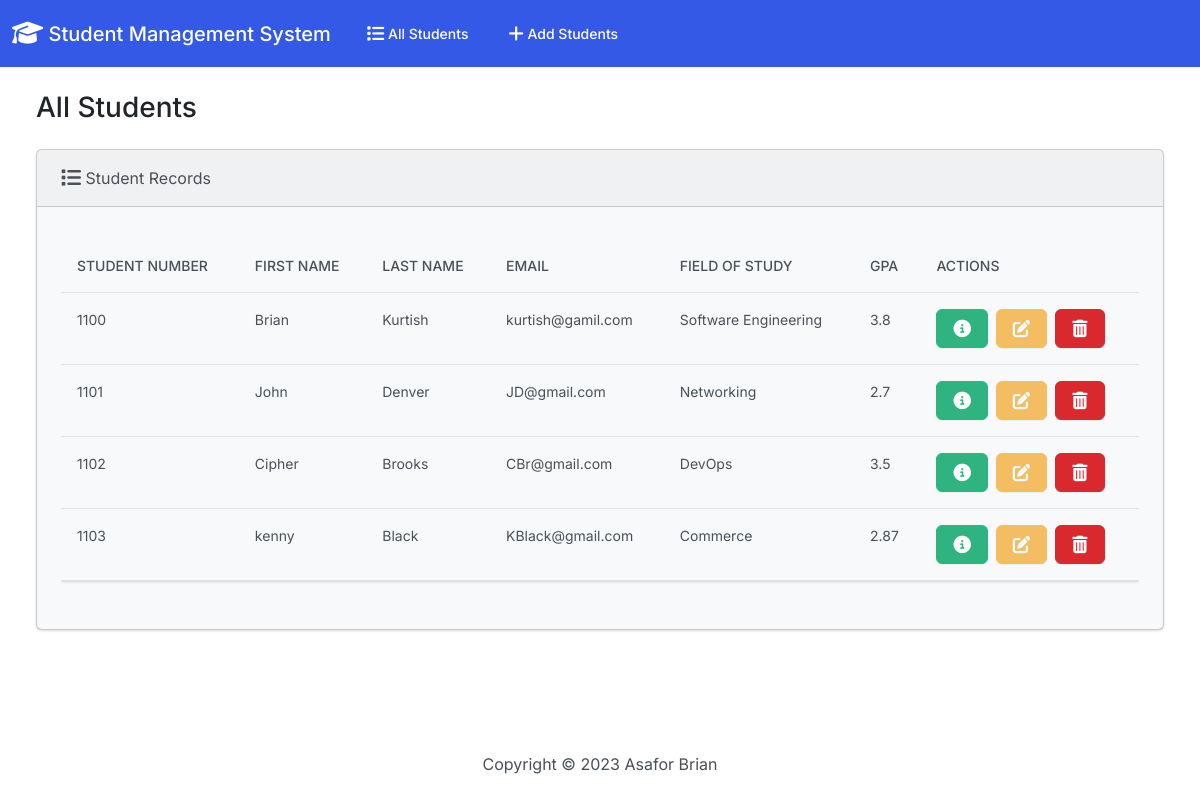
Before: / with the older database file.
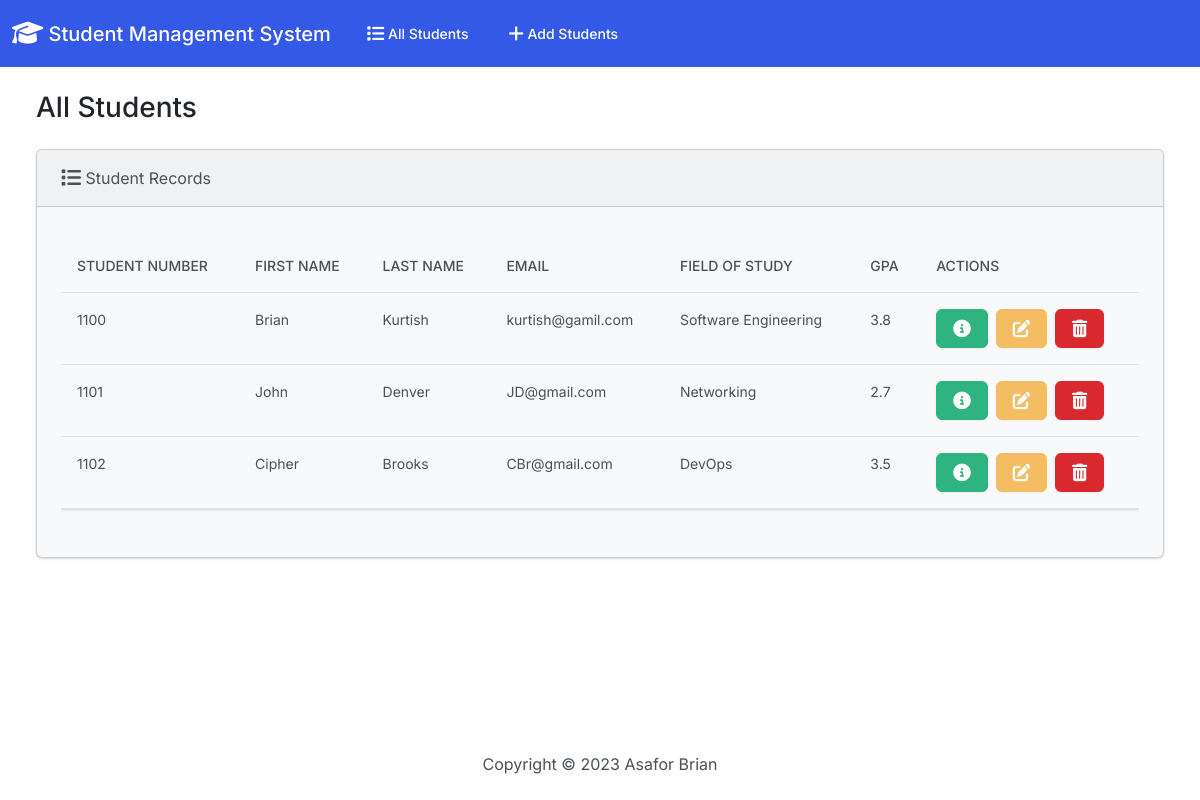
After: the same page with the newer database file.
### students/models.py (models this page shows, shortened)
class Student(models.Model):
    student_number = models.PositiveIntegerField()
    first_name = models.CharField(max_length=100)
    last_name = models.CharField(max_length=100)
    email = models.EmailField(max_length=100)
    field_of_study = models.CharField(max_length=100)
    gpa = models.FloatField()

### students/views.py (the view)
# urls.py: path('', views.index, name='index'),
def index(request):
    return render(request, 'students/index.html', {'students': Student.objects.all()})

### students/templates/students/index.html (shortened to what this page needs)
{% extends "students/base.html" %}
{% block body %}
        <h3 class="m-4">All Students</h3>
        <div class="row">
            <div class="col-12">
                {% if students %}
                <div class="card bg-light ms-4 me-4 mb-4">
                    <div class="card-header"><i class="fa-solid fa-list fa-lg"></i> Student Records</div>
                    <div class="card-body">
                      <p class="card-text">
                        <div class="table-responsive">
                            <table class="table table-hover">
                                <thead>
                                  <tr>
                                    <th scope="col">Student Number</th>
                                    <th scope="col">First Name</th>
                                    <th scope="col">Last Name</th>
                                    <th scope="col">Email</th>
                                    <th scope="col">Field of Study</th>
                                    <th scope="col">GPA</th>
                                    <th scope="col">Actions</th>
                                  </tr>
                                </thead>
                                <tbody>
                                  {% for student in students %}
                                  <tr>
                                    <td>{{ student.student_number }}</td>
                                    <td>{{ student.first_name }}</td>
                                    <td>{{ student.last_name }}</td>
                                    <td>{{ student.email }}</td>
                                    <td>{{ student.field_of_study }}</td>
                                    <td>{{ student.gpa }}</td>
                                    <td>
                                        <button type="button" class="btn btn-success me-1" href="{% url 'view_student' student.id %}" data-bs-toggle="modal"
                                        data-bs-target="#myModal{{student.id}}">
                                    </button>
                                      <a href="{% url 'edit' student.id %}" class="btn btn-warning me-1"></a>
                                      <button class="btn btn-danger" type="button" data-bs-toggle="modal" data-bs-target="#delete{{student.id}}">
                                      </button>
                                    </td>
                                  </tr>
                                  {% endfor %}
                                </tbody>
                              </table>
                        </div>
                      </p>
                    </div>
                </div>
                {% else %}
                <h5 class="alert alert-primary ms-4 me-4">No Student Records</h5>
                {% endif %}
            </div>
        </div>
      </div>
{% endblock %}

### students/templates/students/base.html (shortened to what this page needs)
{% load static %}
<!DOCTYPE html>
<html lang="en">
<head>
    <link rel="stylesheet" href="{% static 'css/bootstrap.min.css' %}">
    <link rel="stylesheet" href="https://cdnjs.cloudflare.com/ajax/libs/font-awesome/6.3.0/css/all.min.css">
</head>
<body class="d-flex flex-column min-vh-100">
    <nav class="navbar navbar-expand-lg navbar-dark bg-primary">
        <div class="container-fluid">
          <a class="navbar-brand" href="{% url 'index' %}"><i class="fa-solid fa-graduation-cap fa-lg"></i> Student Management System</a>
          <div class="collapse navbar-collapse" id="navbarColor01">
            <ul class="navbar-nav me-auto">
              <li class="nav-item">
                <a class="nav-link" href="{% url 'index' %}"> All Students</a>
              </li>
              <li class="nav-item">
                <a class="nav-link" href="{% url 'add' %}"> Add Students</a>
              </li>
            </ul>
          </div>
        </div>
      </nav>
      <div class="container-fluid">
        {% block body %}
        {% endblock %}
      <footer class="mt-auto mb-4">
        <div class="text-center">
            <span>Copyright &copy; <script>document.write(new Date().getFullYear())</script> Asafor Brian
            </span>
        </div>
      </footer>
</body>
</html>

Changed rows visible on the page:
removed Student: student_number "1103", first_name "kenny", last_name "Black", email "KBlack@gmail.com", field_of_study "Commerce", gpa "2.87"
